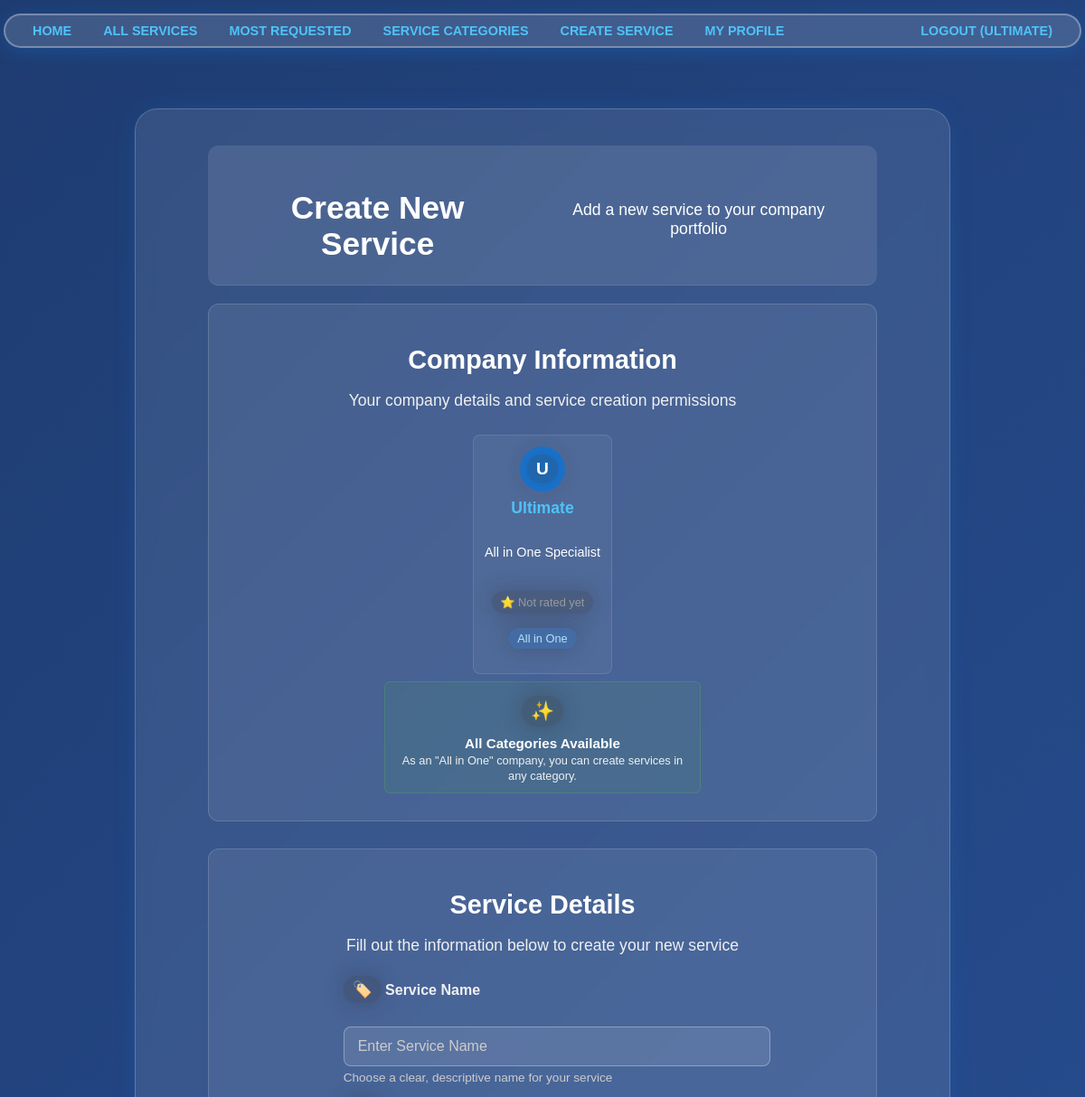
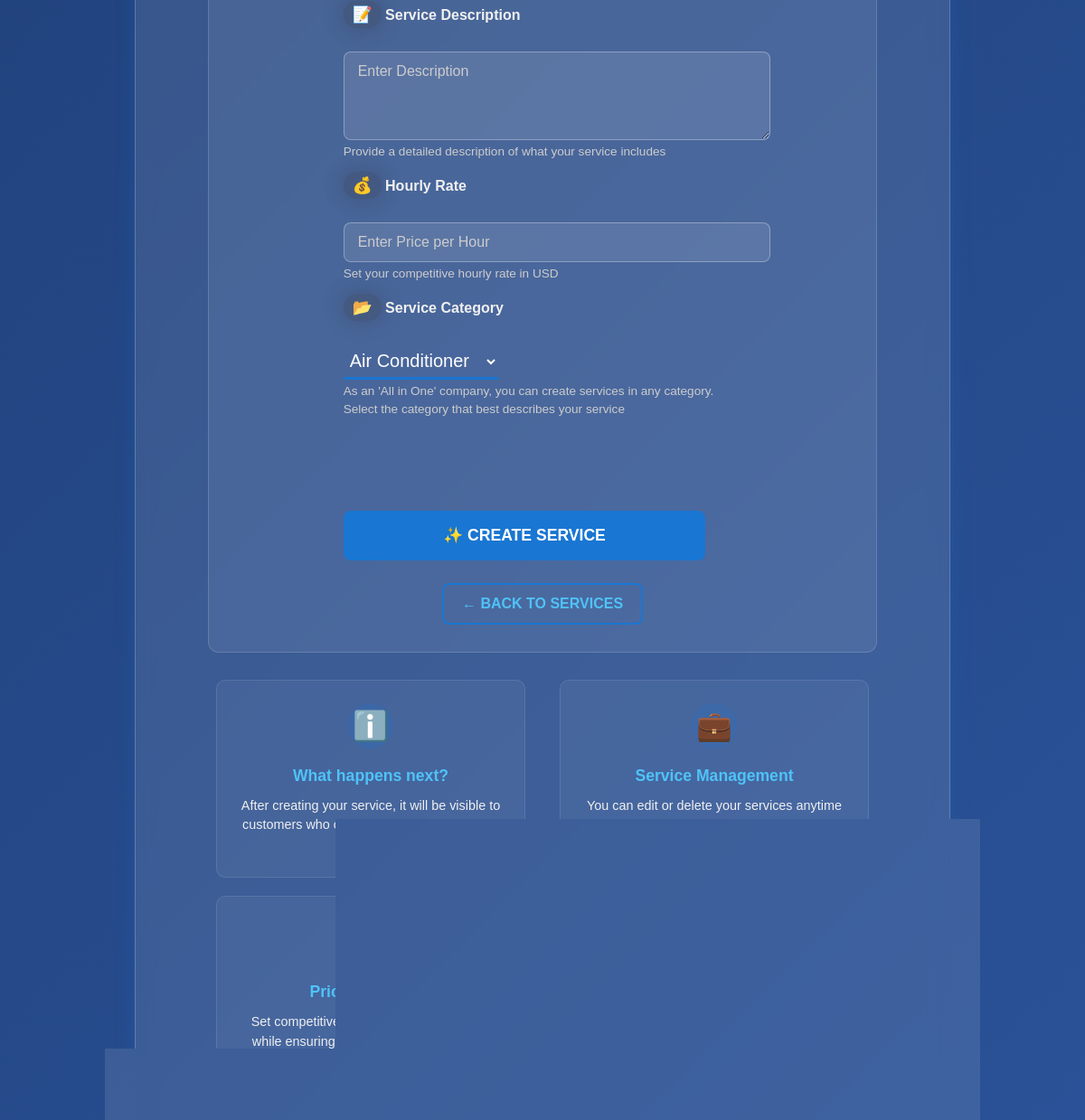
The app's page /services/create/ (signed in) with its own data (2 pictures, top to bottom).
### users/models.py (models this page shows)
class User(AbstractUser):
    email = models.EmailField(unique=True)  # Email uniqueness validation
    is_company = models.BooleanField(default=False)  # Company user type
    is_customer = models.BooleanField(default=False)  # Customer user type

class Company(models.Model):
    FIELD_CHOICES = [
        ("Air Conditioner", "Air Conditioner"),
        ("All in One", "All in One"),  # Special company type - can create any service type
        ("Carpentry", "Carpentry"),
        ("Electricity", "Electricity"),
        ("Gardening", "Gardening"),
        ("Home Machines", "Home Machines"),
        ("Housekeeping", "Housekeeping"),
        ("Interior Design", "Interior Design"),
        ("Locks", "Locks"),
        ("Painting", "Painting"),
        ("Plumbing", "Plumbing"),
        ("Water Heaters", "Water Heaters"),
    ]
    user = models.OneToOneField(User, on_delete=models.CASCADE, primary_key=True)
    field_of_work = models.CharField(max_length=70, choices=FIELD_CHOICES)  # Required field of work
    rating = models.IntegerField(validators=[MinValueValidator(0), MaxValueValidator(5)], default=0)  # Company rating system

### services/views.py (the view)
# urls.py: path('create/', v.create, name='services_create'),
@login_required
def create(request):
    if not request.user.is_authenticated:
        return redirect('/register/login/')
    if not request.user.is_company:
        return render(request, 'users/error.html', {'message': 'Only companies can create services.'})
    try:
        company = Company.objects.get(user=request.user)
    except Company.DoesNotExist:
        return render(request, 'users/error.html', {'message': 'Company profile not found.'})
    if request.method == "POST":
        form = CreateNewService(request.POST, company=company)
        if form.is_valid():
            service = form.save(commit=False)
            service.company = company
            service.save()
            return redirect("services_list")
    else:
        form = CreateNewService(company=company)
    return render(request, "services/create.html", {"form": form, "company": company})

### services/templates/services/create.html (shortened to what this page needs)
{% extends 'main/base.html' %}
{% block content %}
    <div class="request-service-container">
        <div class="request-header">
            <h1>Create New Service</h1>
            <p class="request-subtitle">Add a new service to your company portfolio</p>
        </div>
        {% if user.is_company %}
            <div class="request-form-card">
                <div class="form-header">
                    <h2>Company Information</h2>
                    <p>Your company details and service creation permissions</p>
                </div>
                <div class="company-info-content">
                    <div class="company-profile">
                        <div class="provider-avatar">
                            <span class="provider-initial">{{ company.user.username|first|upper }}</span>
                        </div>
                        <div class="company-details">
                            <h3>{{ company.user.username }}</h3>
                            <p class="company-specialization">{{ company.field_of_work }} Specialist</p>
                            <div class="company-rating">
                                {% if company.rating > 0 %}
                                    <span class="rating-stars">
                                        {% for i in "12345" %}
                                            {% if forloop.counter <= company.rating %}⭐{% else %}☆{% endif %}
                                        {% endfor %}
                                    </span>
                                    <span class="rating-text">{{ company.rating }}/5 Rating</span>
                                {% else %}
                                    <span class="no-rating">⭐ Not rated yet</span>
                                {% endif %}
                            </div>
                        </div>
                        <div class="company-badge">
                            <span class="service-category">{{ company.field_of_work }}</span>
                        </div>
                    </div>
                    <div class="company-permissions">
                        {% if company.field_of_work == "All in One" %}
                            <div class="permission-info all-categories">
                                <span class="permission-icon">✨</span>
                                <div class="permission-text">
                                    <h4>All Categories Available</h4>
                                    <p>As an "All in One" company, you can create services in any category.</p>
                                </div>
                            </div>
                        {% endif %}
                    </div>
                </div>
            </div>
            <div class="request-form-card">
                <div class="form-header">
                    <h2>Service Details</h2>
                    <p>Fill out the information below to create your new service</p>
                </div>
                <form method="post" class="request-form">
                    <div class="form-section">
                        <div class="form-group">
                            <label for="{{ form.name.id_for_label }}" class="form-label">
                                <span class="label-icon">🏷️</span>
                                Service Name
                            </label>
                            {{ form.name }}
                            <small class="form-help">Choose a clear, descriptive name for your service</small>
                        </div>
                        <div class="form-group">
                            <label for="{{ form.description.id_for_label }}" class="form-label">
                                <span class="label-icon">📝</span>
                                Service Description
                            </label>
                            {{ form.description }}
                            <small class="form-help">Provide a detailed description of what your service includes</small>
                        </div>
                        <div class="form-group">
                            <label for="{{ form.price_hour.id_for_label }}" class="form-label">
                                <span class="label-icon">💰</span>
                                Hourly Rate
                            </label>
                            {{ form.price_hour }}
                            <small class="form-help">Set your competitive hourly rate in USD</small>
                        </div>
                        <div class="form-group">
                            <label for="{{ form.field.id_for_label }}" class="form-label">
                                <span class="label-icon">📂</span>
                                Service Category
                            </label>
                            {{ form.field }}
                            {% if form.field.help_text %}
                                <small class="form-help">{{ form.field.help_text }}</small>
                            {% endif %}
                            <small class="form-help">Select the category that best describes your service</small>
                        </div>
                    </div>
                    <div class="form-actions">
                        <button type="submit" class="btn btn-primary btn-large">
                            ✨ Create Service
                        </button>
                        <a href="/services/" class="btn btn-outline">
                            ← Back to Services
                        </a>
                    </div>
                </form>
            </div>
            <div class="request-info">
                <div class="info-cards">
                    <div class="info-card">
                        <div class="info-icon">ℹ️</div>
                        <div class="info-content">
                            <h4>What happens next?</h4>
                            <p>After creating your service, it will be visible to customers who can then request it from your company.</p>
                        </div>
                    </div>
                    <div class="info-card">
                        <div class="info-icon">💼</div>
                        <div class="info-content">
                            <h4>Service Management</h4>
                            <p>You can edit or delete your services anytime from your company profile page.</p>
                        </div>
                    </div>
                    <div class="info-card">
                        <div class="info-icon">📈</div>
                        <div class="info-content">
                            <h4>Pricing Strategy</h4>
                            <p>Set competitive rates to attract customers while ensuring fair compensation for your expertise.</p>
                        </div>
                    </div>
                </div>
            </div>
        {% endif %}
    </div>
{% endblock %}

### main/templates/main/navbar.html (shortened to what this page needs)
<nav class="navbar">
    <ul>
        <li><a href="/">Home</a></li>
        <li><a href="/services/">All Services</a></li>
        <li><a href="/services/most-requested/">Most Requested</a></li>
        <li>
            <a href="/services/">Service Categories</a>
        </li>
        {% if user.is_authenticated %}
            {% if user.is_company %}
                <li><a href="/services/create/">Create Service</a></li>
                <li><a href="/company/{{ user.username }}">My Profile</a></li>
            {% elif user.is_customer %}
                <li><a href="/customer/{{ user.username }}">My Profile</a></li>
            {% endif %}
            <li class="last_navbar"><a href="/register/logout/">Logout ({{ user.username }})</a></li>
        {% else %}
            <li><a href="/register/">Register</a></li>
            <li class="last_navbar"><a href="/register/login/">Login</a></li>
        {% endif %}
    </ul>
</nav>

### records on screen
User: username "ULTIMATE"
Company: user.username|first "U", user.username "Ultimate", field_of_work "All in One"
